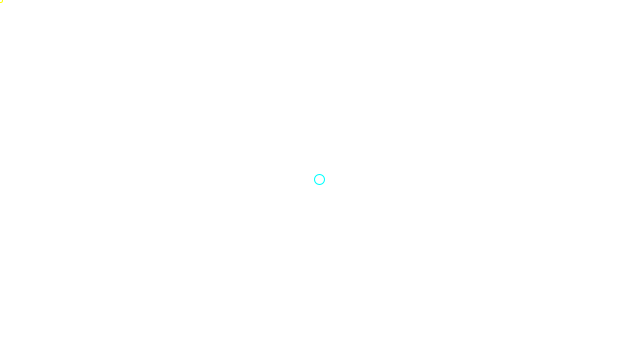
Frame 1 (no input)
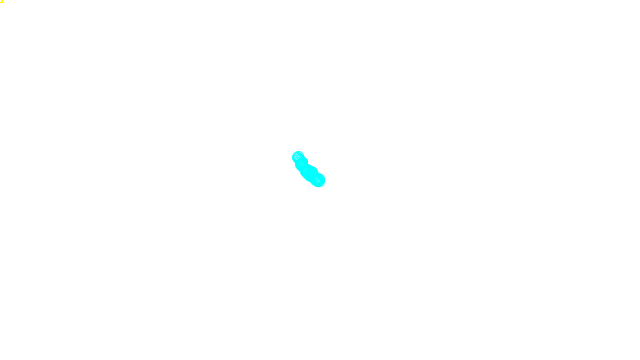
Frame 60 (the mouse pressed at the canvas centre just before this capture)
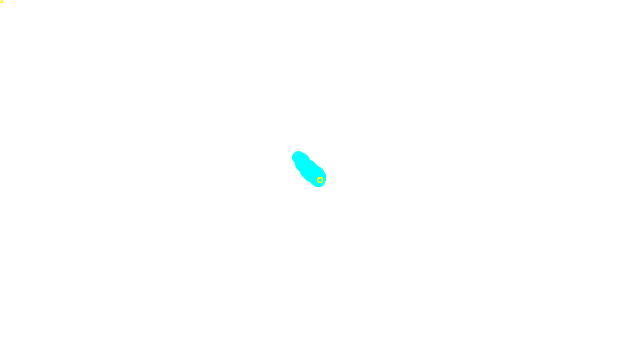
Frame 120 (the mouse held since frame 60 and released just before this capture)

The Processing sketch that drew these frames (run headless with seeded random() and noise(); from frame 60 on, the mouse is pressed at the canvas centre):

// Processing sketch: processing_165327
// ── processing_165327.pde

/************************************
課題0.2 マウス方向にランダムウォーク
2014/10/10(Fri)    By K.Kazuki
************************************/

Walker w;            //「Walker型」の「変数」（オブジェクト） w の宣言
/////
void setup(){        //「前準備」
  size(640,360);
  w = new Walker();  // オブジェクト w の生成
  background(255);
}
/////
void draw(){         //「メイン関数」（無限ループ）
  w.step();          //オブジェクト w に歩かせる
  w.display();       //オブジェクト w に自分を表示してもらう
  drawPointer();
}
/////

void drawPointer(){
  stroke(255,255,0);
  noFill();
  ellipse(mouseX, mouseY, 5, 5);
}

///// クラス定義
class Walker{ //クラス名の最初は大文字で
  int x;      //状態変数
  int y;      //状態変数

  Walker(){   //コンストラクタ（初期化のためのメソッド．new で呼び出される）
    x = width/2;  //窓の中心に
    y = height/2; //窓の中心に
  }
  void display(){ //表示用メソッド
    stroke(0,255,255);    //黒色に 
    ellipse(x, y, 10, 10);  //座標(x, y)に点を描画
  }
  void step(){    //「歩く」メソッド

    
    int deno = 8;  //ランダムの母数
    int choice = int(random(deno)); // 0,1,2,3 のいずれか
            
    if(mouseX > x){
      if(choice == 0){
        x--;
      }else if(choice == 1){
        y--;
      }else if(choice == 2){
        y++;
      }else{
        x++;
      }
      if(mouseY > y){
        if(choice == 0){
          x--;
        }else if(choice == 1){
          y--;
        }else if(choice == 2){
          x++;
        }else{
          y++;
        }
      }
      else{
        if(choice == 0){
          x--;
        }else if(choice == 1){
          x++;
        }else if(choice == 2){
          y++;
        }else{
          y--;
        }
      }
    }
    else{
      if(choice == 0){
        x++;
      }else if(choice == 1){
        y--;
      }else if(choice == 2){
        y++;
      }else{
        x--;
      }      
      if(mouseY > y){
        if(choice == 0){
          x--;
        }else if(choice == 1){
          y--;
        }else if(choice == 2){
          x++;
        }else{
          y++;
        }
      }
      else{
        if(choice == 0){
          x--;
        }else if(choice == 1){
          x++;
        }else if(choice == 2){
          y++;
        }else{
          y--;
        }
      }
    }
    
    

  }
}
/////
